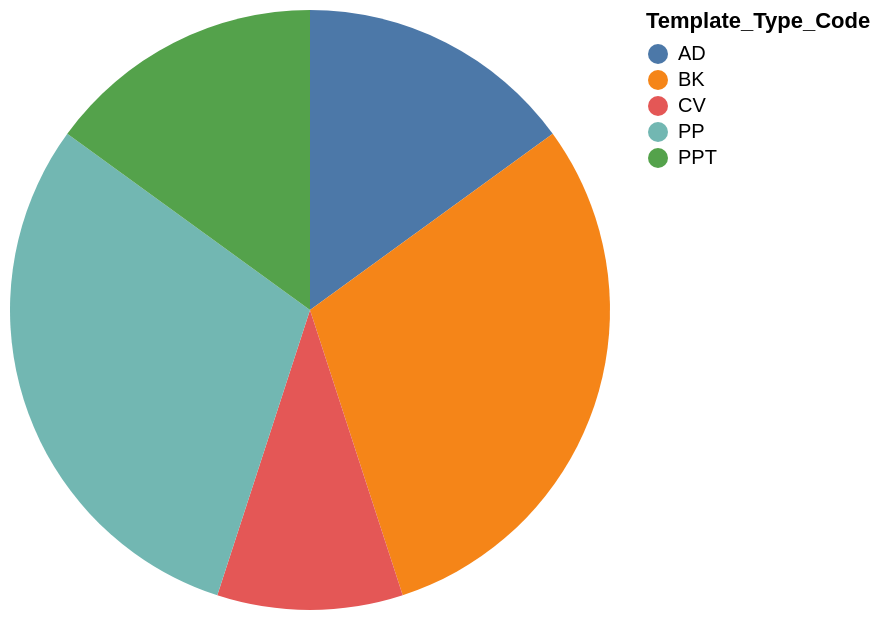

Write the Vega-Lite specification saved for this chart.
### Vega-Lite specification from a JSON file in a GitHub repository (floating-point values rounded to 4 significant figures)
{"data": {"values": [{"x_data": "AD", "y_data": 3}, {"x_data": "BK", "y_data": 6}, {"x_data": "CV", "y_data": 2}, {"x_data": "PP", "y_data": 6}, {"x_data": "PPT", "y_data": 3}]}, "mark": "arc", "encoding": {"theta": {"field": "y_data", "type": "quantitative", "title": "COUNT(Template_Type_Code)"}, "color": {"field": "x_data", "type": "nominal", "title": "Template_Type_Code"}}}
